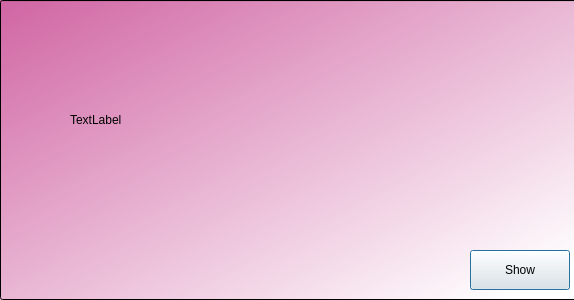
<?xml version="1.0" encoding="UTF-8"?>
<ui version="4.0">
 <class>Dialog</class>
 <widget class="QDialog" name="Dialog">
  <property name="geometry">
   <rect>
    <x>0</x>
    <y>0</y>
    <width>574</width>
    <height>300</height>
   </rect>
  </property>
  <property name="windowTitle">
   <string>Question Bank</string>
  </property>
  <widget class="QLineEdit" name="l1">
   <property name="geometry">
    <rect>
     <x>0</x>
     <y>0</y>
     <width>580</width>
     <height>300</height>
    </rect>
   </property>
   <property name="styleSheet">
    <string notr="true">background-color: qlineargradient(spread:pad, x1:0.0248052, y1:0.011, x2:0.955039, y2:0.926, stop:0 rgba(209, 104, 165, 255), stop:1 rgba(255, 255, 255, 255));</string>
   </property>
   <property name="readOnly">
    <bool>true</bool>
   </property>
  </widget>
  <widget class="QPushButton" name="btn1">
   <property name="geometry">
    <rect>
     <x>470</x>
     <y>250</y>
     <width>100</width>
     <height>40</height>
    </rect>
   </property>
   <property name="text">
    <string>Show</string>
   </property>
  </widget>
  <widget class="QLabel" name="t1">
   <property name="geometry">
    <rect>
     <x>70</x>
     <y>10</y>
     <width>150</width>
     <height>220</height>
    </rect>
   </property>
   <property name="text">
    <string>TextLabel</string>
   </property>
  </widget>
 </widget>
 <resources/>
 <connections/>
</ui>
